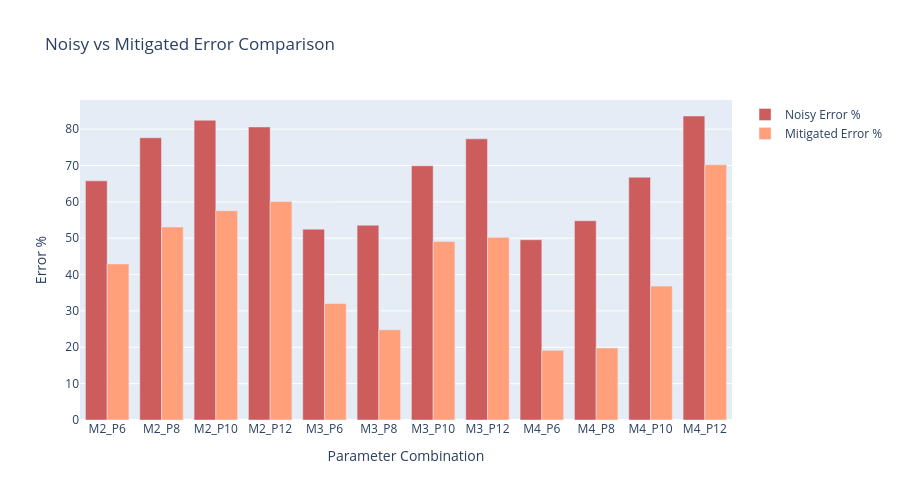
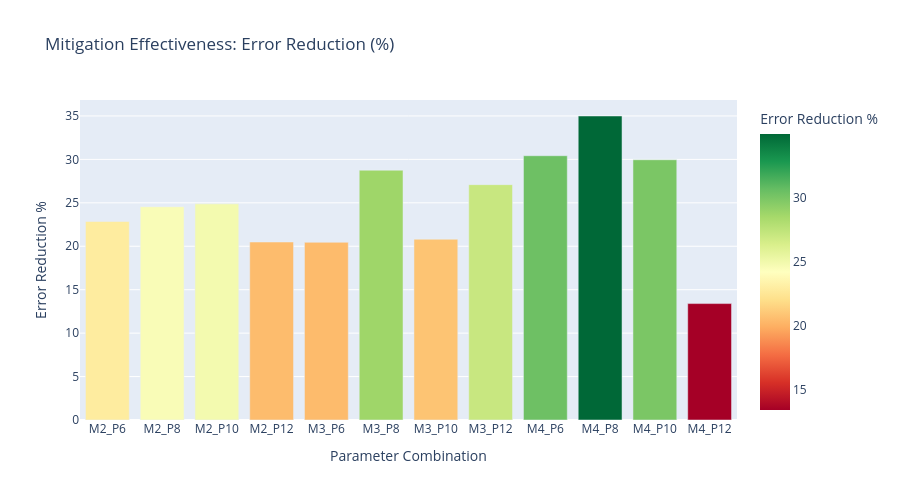
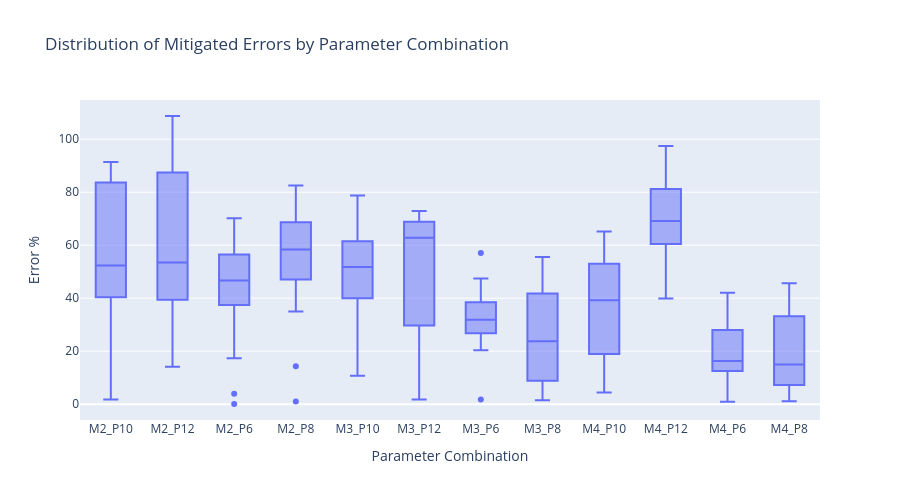
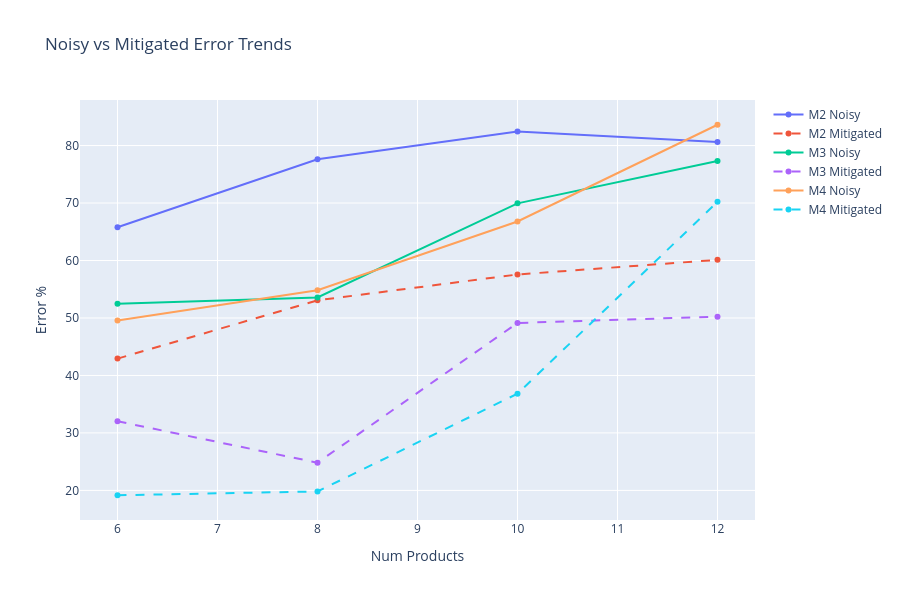

Write notebook code for charts like these, in order.
### Markdown cell above
## 4. Error Analysis: Mitigated vs Ideal

### Code cell
# 4.1 Comparison of Noisy vs Mitigated errors
fig4 = go.Figure()
fig4.add_trace(go.Bar(x=agg_data['param_combo'], y=agg_data['error_noisy'], 
                       name='Noisy Error %', marker_color='indianred'))
fig4.add_trace(go.Bar(x=agg_data['param_combo'], y=agg_data['error_mitigated'], 
                       name='Mitigated Error %', marker_color='lightsalmon'))
fig4.update_layout(title='Noisy vs Mitigated Error Comparison',
                   xaxis_title='Parameter Combination',
                   yaxis_title='Error %',
                   barmode='group',
                   height=500)
fig4.show()

# 4.2 Error improvement (how much mitigation helps)
agg_data['error_improvement_pct'] = agg_data['error_noisy'] - agg_data['error_mitigated']
fig5 = px.bar(agg_data, x='param_combo', y='error_improvement_pct',
              color='error_improvement_pct',
              title='Mitigation Effectiveness: Error Reduction (%)',
              labels={'error_improvement_pct': 'Error Reduction %', 'param_combo': 'Parameter Combination'},
              height=500,
              color_continuous_scale='RdYlGn')
fig5.show()

# 4.3 Mitigated error distribution
fig6 = px.box(df_clean, x='param_combo', y='error_mitigated',
              title='Distribution of Mitigated Errors by Parameter Combination',
              labels={'error_mitigated': 'Error %', 'param_combo': 'Parameter Combination'},
              height=500)
fig6.show()

# 4.4 Line plot: Error trends for both noisy and mitigated
fig7 = make_subplots(rows=1, cols=1, specs=[[{"secondary_y": False}]])
agg_sorted = agg_data.sort_values(['num_machines', 'num_products'])
for machine in sorted(agg_data['num_machines'].unique()):
    subset = agg_sorted[agg_sorted['num_machines'] == machine]
    fig7.add_trace(go.Scatter(x=subset['num_products'], y=subset['error_noisy'],
                              name=f'M{int(machine)} Noisy', mode='lines+markers',
                              line=dict(dash='solid')))
    fig7.add_trace(go.Scatter(x=subset['num_products'], y=subset['error_mitigated'],
                              name=f'M{int(machine)} Mitigated', mode='lines+markers',
                              line=dict(dash='dash')))

fig7.update_layout(title='Noisy vs Mitigated Error Trends',
                   xaxis_title='Num Products',
                   yaxis_title='Error %',
                   height=600)
fig7.show()

### Figure 1 — Plotly figure (JSON) as saved in the notebook; plotly's stock layout.template omitted (floating-point values rounded to 4 significant figures)
{"data": [{"marker": {"color": "indianred"}, "name": "Noisy Error %", "type": "bar", "x": ["M2_P6", "M2_P8", "M2_P10", "M2_P12", "M3_P6", "M3_P8", "M3_P10", "M3_P12", "M4_P6", "M4_P8", "M4_P10", "M4_P12"], "y": [65.79, 77.63, 82.45, 80.6, 52.49, 53.58, 69.94, 77.33, 49.58, 54.81, 66.79, 83.62]}, {"marker": {"color": "lightsalmon"}, "name": "Mitigated Error %", "type": "bar", "x": ["M2_P6", "M2_P8", "M2_P10", "M2_P12", "M3_P6", "M3_P8", "M3_P10", "M3_P12", "M4_P6", "M4_P8", "M4_P10", "M4_P12"], "y": [42.93, 53.07, 57.57, 60.11, 32.03, 24.83, 49.13, 50.23, 19.16, 19.82, 36.83, 70.22]}], "layout": {"barmode": "group", "height": 500, "title": {"text": "Noisy vs Mitigated Error Comparison"}, "xaxis": {"title": {"text": "Parameter Combination"}}, "yaxis": {"title": {"text": "Error %"}}}}

### Figure 2 — Plotly figure (JSON) as saved in the notebook; plotly's stock layout.template omitted (floating-point values rounded to 4 significant figures)
{"data": [{"hovertemplate": "Parameter Combination=%{x}<br>Error Reduction %=%{marker.color}<extra></extra>", "legendgroup": "", "marker": {"color": [22.86, 24.55, 24.88, 20.49, 20.46, 28.75, 20.81, 27.1, 30.42, 35.0, 29.96, 13.4], "coloraxis": "coloraxis", "pattern": {"shape": ""}}, "name": "", "orientation": "v", "showlegend": false, "textposition": "auto", "type": "bar", "x": ["M2_P6", "M2_P8", "M2_P10", "M2_P12", "M3_P6", "M3_P8", "M3_P10", "M3_P12", "M4_P6", "M4_P8", "M4_P10", "M4_P12"], "xaxis": "x", "y": [22.86, 24.55, 24.88, 20.49, 20.46, 28.75, 20.81, 27.1, 30.42, 35.0, 29.96, 13.4], "yaxis": "y"}], "layout": {"barmode": "relative", "coloraxis": {"colorbar": {"title": {"text": "Error Reduction %"}}, "colorscale": [[0, "rgb(165,0,38)"], [0.1, "rgb(215,48,39)"], [0.2, "rgb(244,109,67)"], [0.3, "rgb(253,174,97)"], [0.4, "rgb(254,224,139)"], [0.5, "rgb(255,255,191)"], [0.6, "rgb(217,239,139)"], [0.7, "rgb(166,217,106)"], [0.8, "rgb(102,189,99)"], [0.9, "rgb(26,152,80)"], [1, "rgb(0,104,55)"]]}, "height": 500, "legend": {"tracegroupgap": 0}, "title": {"text": "Mitigation Effectiveness: Error Reduction (%)"}, "xaxis": {"anchor": "y", "domain": [0, 1], "title": {"text": "Parameter Combination"}}, "yaxis": {"anchor": "x", "domain": [0, 1], "title": {"text": "Error Reduction %"}}}}

### Figure 3 — Plotly figure (JSON) as saved in the notebook; plotly's stock layout.template omitted (floating-point values rounded to 4 significant figures; data arrays with more than 128 entries replaced by an {"elided": "..."} marker saying what was removed)
{"data": [{"alignmentgroup": "True", "hovertemplate": "Parameter Combination=%{x}<br>Error %=%{y}<extra></extra>", "legendgroup": "", "marker": {"color": "#636efa"}, "name": "", "notched": false, "offsetgroup": "", "orientation": "v", "showlegend": false, "type": "box", "x": {"elided": "155 str values"}, "x0": " ", "xaxis": "x", "y": {"elided": "155 float values"}, "y0": " ", "yaxis": "y"}], "layout": {"boxmode": "group", "height": 500, "legend": {"tracegroupgap": 0}, "title": {"text": "Distribution of Mitigated Errors by Parameter Combination"}, "xaxis": {"anchor": "y", "domain": [0, 1], "title": {"text": "Parameter Combination"}}, "yaxis": {"anchor": "x", "domain": [0, 1], "title": {"text": "Error %"}}}}

### Figure 4 — Plotly figure (JSON) as saved in the notebook; plotly's stock layout.template omitted (floating-point values rounded to 4 significant figures)
{"data": [{"line": {"dash": "solid"}, "mode": "lines+markers", "name": "M2 Noisy", "type": "scatter", "x": [6, 8, 10, 12], "y": [65.79, 77.63, 82.45, 80.6]}, {"line": {"dash": "dash"}, "mode": "lines+markers", "name": "M2 Mitigated", "type": "scatter", "x": [6, 8, 10, 12], "y": [42.93, 53.07, 57.57, 60.11]}, {"line": {"dash": "solid"}, "mode": "lines+markers", "name": "M3 Noisy", "type": "scatter", "x": [6, 8, 10, 12], "y": [52.49, 53.58, 69.94, 77.33]}, {"line": {"dash": "dash"}, "mode": "lines+markers", "name": "M3 Mitigated", "type": "scatter", "x": [6, 8, 10, 12], "y": [32.03, 24.83, 49.13, 50.23]}, {"line": {"dash": "solid"}, "mode": "lines+markers", "name": "M4 Noisy", "type": "scatter", "x": [6, 8, 10, 12], "y": [49.58, 54.81, 66.79, 83.62]}, {"line": {"dash": "dash"}, "mode": "lines+markers", "name": "M4 Mitigated", "type": "scatter", "x": [6, 8, 10, 12], "y": [19.16, 19.82, 36.83, 70.22]}], "layout": {"height": 600, "title": {"text": "Noisy vs Mitigated Error Trends"}, "xaxis": {"anchor": "y", "domain": [0, 1], "title": {"text": "Num Products"}}, "yaxis": {"anchor": "x", "domain": [0, 1], "title": {"text": "Error %"}}}}
